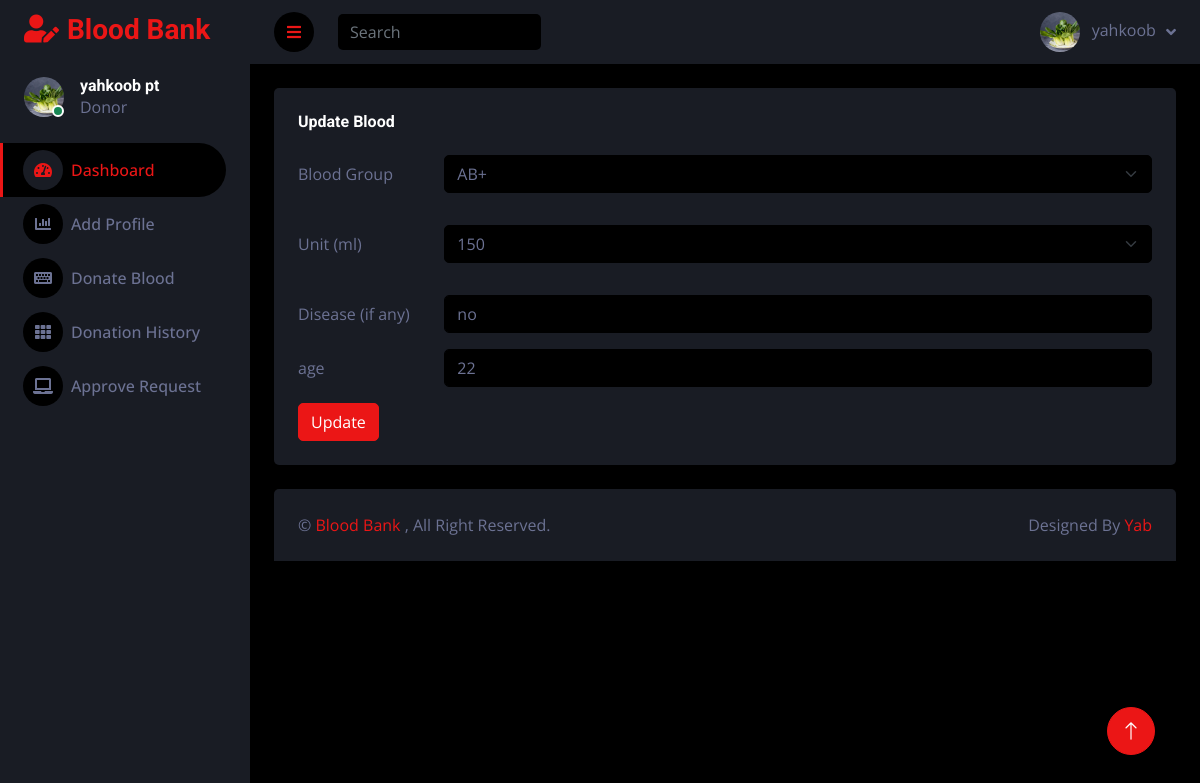
/update_donate/11/ (signed in), run on an earlier commit of the app's database.
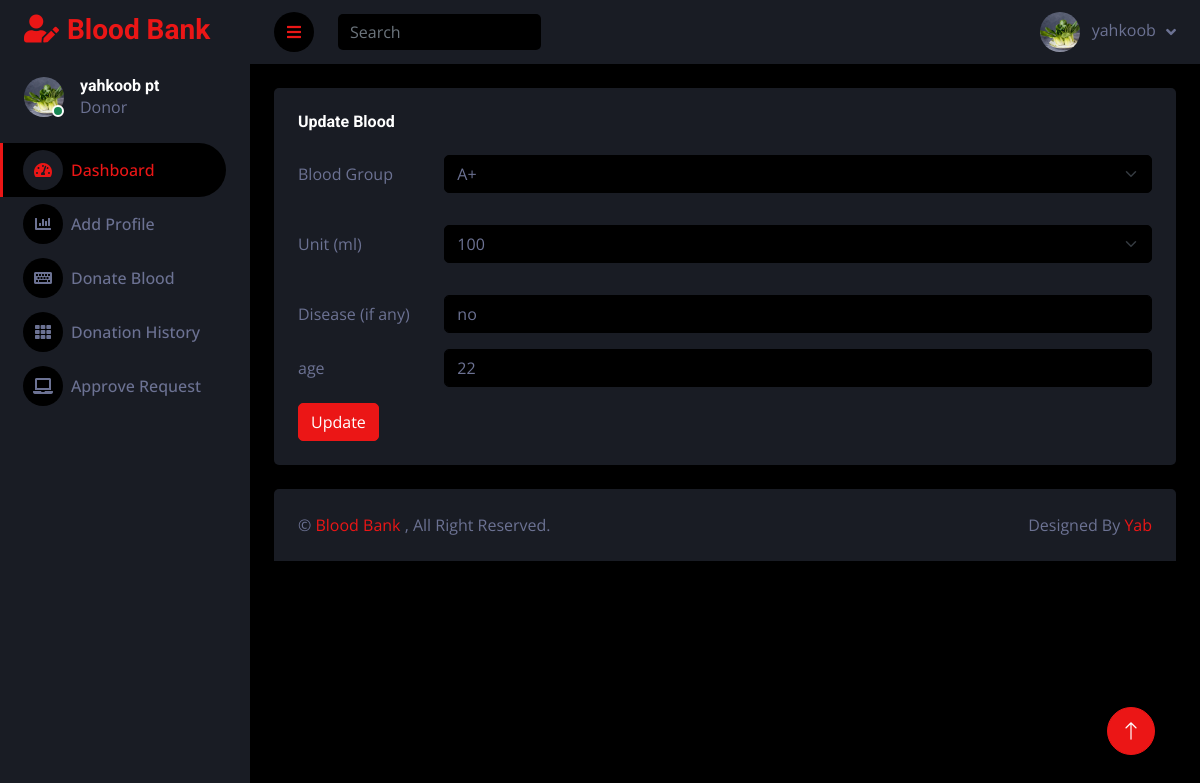
And on a later commit of the database.
### blood_app/models.py (models this page shows)
class User(AbstractUser):
    is_donor = models.BooleanField(default=False, verbose_name="Is Donor")
    is_patient = models.BooleanField(default=False, verbose_name="Is Patient")
    name = models.CharField(max_length=100,null=True, blank=True)
    mobile = models.CharField(max_length=15,null=True, blank=True)
    address = models.CharField(max_length=200,null=True, blank=True)
    email = models.EmailField(null=True, blank=True)
    district = models.CharField(max_length=100,null=True, blank=True)
    gender = models.CharField(max_length=10,null=True, blank=True)
    age = models.PositiveIntegerField(null=True, blank=True)
    blood_grou = models.CharField(max_length=3, choices=BLOOD_GROUPS, null=True, blank=True)  # Set a default value
    disease=  models.CharField(max_length=100,null=True, blank=True)
    doctor =  models.CharField(max_length=100,null=True, blank=True)
    photo = models.ImageField(upload_to='profile/')
    status = models.BooleanField(default=False)
    unit= models.PositiveIntegerField(null=True, blank=True)
    def __str__(self):
        return self.username
    @property
    def imageURL(self):
        try:
            url = self.photo.url
        except:
            url = ''
        return  url

### blood_app/views.py (the view, shortened to what this page needs)
# urls.py: path('update_donate/<int:pk>/', views.update_donate, name='update_donate'),
def update_donate(request,pk):
    update = get_object_or_404(User, pk=pk)
    context={
        'update':update
    }
    return render(request,'donor/update_blood.html',context)

### templates/donor/update_blood.html (shortened to what this page needs)
{% extends 'donor/base.html' %}
{% load static %}
{% block content %}
            <div class="container-fluid pt-4 px-4">
                <div class="row g-4">
                    <div class="col-sm-12 col-xl">
                        <div class="bg-secondary rounded h-100 p-4">
                            <h6 class="mb-4">Update Blood</h6>
                            <form method="POST" enctype="multipart/form-data">
                                <div class="row mb-3">
                                    <label for="inputEmail3" class="col-sm-2 col-form-label">Blood Group</label>
                                    <div class="col-sm-10">
                                        <select class="form-select mb-3" aria-label="Default select example" name="blood">
                                            <option value="A+"{% if update.blood_grou == 'A+' %} selected{% endif %}>A+</option>
                                            <option value="AB+"{% if update.blood_grou == 'AB+' %} selected{% endif %}>AB+</option>
                                        </select>
                                    </div>
                                </div>
                                <div class="row mb-3">
                                    <label for="inputEmail3" class="col-sm-2 col-form-label">Unit (ml)</label>
                                    <div class="col-sm-10">
                                        <select class="form-select mb-3" aria-label="Default select example" name="unit">
                                            <option value="100"{% if update.unit == 100 %} selected{% endif %}>100</option>
                                            <option value="150"{% if update.unit == 150 %} selected{% endif %}>150</option>
                                        </select>
                                    </div>
                                </div>
                                <div class="row mb-3">
                                    <label for="inputPassword3" class="col-sm-2 col-form-label">Disease (if any)</label>
                                    <div class="col-sm-10">
                                        <input type="text" class="form-control" id="inputPassword3" name="disease" value="{{update.disease}}">
                                    </div>
                                </div>
                                <div class="row mb-3">
                                    <label for="inputEmail3" class="col-sm-2 col-form-label">age</label>
                                    <div class="col-sm-10">
                                        <input type="number" class="form-control" id="inputEmail3" name="age" value={{update.age}}>
                                    </div>
                                </div>
                                <button type="submit" class="btn btn-primary">Update</button>
                            </form>
                        </div>
                    </div>
                </div>
            </div>
{% endblock %}

What changed in the data, as far as the page shows it:
changed User "no": blood "AB+" → (not shown); unit "150" → (not shown)
Also different on the page:
form field blood: (not shown) → "A+"
form field unit: (not shown) → "100"
